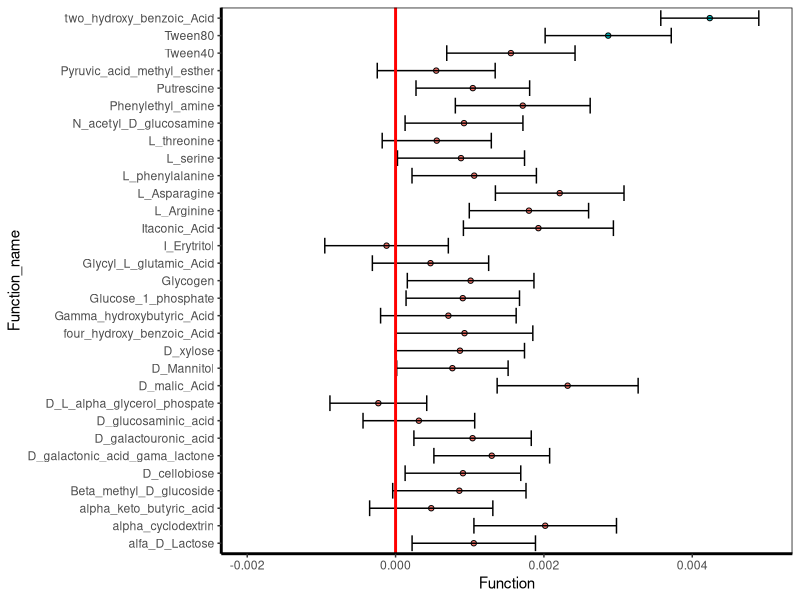

This figure's R source:
#title: "Fig2_BEF_estimates_narrow.R"
#author: "Dr CG"
#date:"7/7/2025"

# Description:
# This script generates Figure 2 and performs the associated statistical tests.

# SETUP
## Load libraries
library(dplyr)
library(ggplot2)

## set saving parameters
OUTPATH=paste(getwd(), "/output_tables", sep='')
date=Sys.Date()

## Set plotting parameters
Theme=theme_classic(base_size=11, base_family="Helvetica") +
  theme(axis.line = element_line(linewidth = 1, colour = "black", linetype = "solid")) +
  theme(plot.title = element_text(size = 12))+ theme(panel.border=element_rect(fill=NA))
Theme2=Theme+ theme(legend.position="none") + theme(panel.border=element_rect(fill=NA))

## Load tables
meta.div=read.table('output_tables/MetaDiv_table_DegExp2025-04-01.txt', header=TRUE)
weight.table=read.table('input_data/DegExp_WeightChange_data_raw.txt', header=TRUE)
Plate.table=read.table('input_data/Plate.table.full.txt', header=TRUE)

## Edit tables
### sampleid column to identify samples uniquely
weight.table$Sampleid=weight.table$Tube_name
### dilution as continuous (1:5) using the column meta.table$dilution
weight.table$dilution1=factor(weight.table$dilution, levels=c('5', '4', '3', '2', '1')) # as factor
### create a Description column that corresponds to the div.table and meta.table
weight.table$Description=paste(weight.table$dilution, weight.table$Series, weight.table$Rep, sep='_')
### dilution factors for each tube
weight.table$dilution.factor=weight.table$dilution # as continuous but calculating the dilution factor:
weight.table[which(weight.table$dilution.factor==1),13]=10^-4
weight.table[which(weight.table$dilution.factor==2),13]=10^-3
weight.table[which(weight.table$dilution.factor==3),13]=10^-2
weight.table[which(weight.table$dilution.factor==4),13]=10^-1
weight.table[which(weight.table$dilution.factor==5),13]=1
### convert g to mg
weight.table$W_Change_mg=1000*weight.table$W_Change
### Edit Ecoplate tables
Plate.table$Sampleid=Plate.table$Sample
Plate.table$Series=as.character(Plate.table$Series)
Plate.table[(Plate.table<=0.00001)]=0

## Merge datasets
pre=meta.div[which(meta.div$dataset=='pre'),]

## Separate dataset
fun.table.pre=left_join(pre, Plate.table, by=c('Sampleid'))
fun.table.pre2=inner_join(fun.table.pre, weight.table[which(weight.table$dataset=='pre'),], by=c('Sampleid'))

# First model
## set up
names.funct.pre=colnames(fun.table.pre2)[20:50]
names.funct.pre=sort(names.funct.pre)
data=fun.table.pre2
model.results.funct.pre=c()
## loop
for (i in 1:length(names.funct.pre)) {
  funct1=names.funct.pre[i]
  # linear generalized models
  mod.lm.null=lm(get(funct1)~1, data=data)
  mod.lm.rich=lm(get(funct1)~richness, data=data) 
  # mixed: none were significant, removed 
  # evaluate models with AIC
  aic.models=AIC(mod.lm.null, mod.lm.rich) #, mod.glmm.ser, mod.glmm.rich.ser, mod.glmm.null)
  mod.select=(aic.models[which(aic.models$AIC==min(aic.models$AIC)),])
  mod.select.table=c(mod.select=rownames(mod.select), 
                     df=mod.select$df, 
                     aic=mod.select$AIC,
                     R2=(summary(get(rownames(mod.select))))$adj.r.squared, 
                     Function_name=funct1)
  mod.results=summary(mod.lm.rich)
  mod.results.coef=mod.results$coefficients[2,]
  mod.select.table2=c(mod.select.table, mod.results.coef)
  model.results.funct.pre=rbind(mod.select.table2, model.results.funct.pre)
}
## cleaning table
rownames(model.results.funct.pre)=model.results.funct.pre[,5]
model.results.funct.pre=data.frame(model.results.funct.pre)
colnames(model.results.funct.pre)[9]='p.value'
model.results.funct.pre$p.adj=p.adjust(model.results.funct.pre$p.value, method='BH')
## select and identify significant relationships
model.results.funct.pre$significant=model.results.funct.pre$p.adj
model.results.funct.pre[which(model.results.funct.pre$p.adj<=0.05),
                        which(colnames(model.results.funct.pre)=='significant')]='yes'
model.results.funct.pre[which(model.results.funct.pre$p.adj>=0.051),
                        which(colnames(model.results.funct.pre)=='significant')]='no'
model.results.funct.pre$slope=model.results.funct.pre$Estimate
model.results.funct.pre[which(model.results.funct.pre$slope>=0),
                        which(colnames(model.results.funct.pre)=='slope')]='positive'
model.results.funct.pre[which(model.results.funct.pre$slope<=0),
                        which(colnames(model.results.funct.pre)=='slope')]='negative'
## edit the table
model.results.funct.pre$Estimate=as.numeric(model.results.funct.pre$Estimate)
model.results.funct.pre$p.adj=as.numeric(model.results.funct.pre$p.adj)
model.results.funct.pre$R2=as.numeric(model.results.funct.pre$R2)
## save the table
model.results.functpre.path = paste(OUTPATH, '/glmm_funct_rich', date,'.txt', sep='')
write.table(model.results.funct.pre,  model.results.functpre.path , sep="\t")

# PLOT
model.results.funct.pre$standarderr=as.numeric(model.results.funct.pre$Std..Error)
plot.estimatepre=ggplot(data=model.results.funct.pre, 
                        aes(x=Function_name, y=Estimate)) + 
  geom_point(shape=21, aes(fill=significant)) + 
  geom_errorbar(data=model.results.funct.pre,
                aes(ymin=(Estimate-standarderr), ymax=(Estimate+standarderr))) +
  geom_hline(yintercept = 0, color = 'red', linewidth =1) +
  Theme2 + ylim(-0.002, 0.005) +
  labs(y='Function') +
  coord_flip()
plot(plot.estimatepre)
